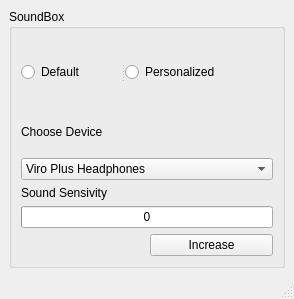
<?xml version="1.0" encoding="UTF-8"?>
<ui version="4.0">
 <class>MainWindow</class>
 <widget class="QMainWindow" name="MainWindow">
  <property name="geometry">
   <rect>
    <x>0</x>
    <y>0</y>
    <width>294</width>
    <height>299</height>
   </rect>
  </property>
  <property name="windowTitle">
   <string>MainWindow</string>
  </property>
  <widget class="QWidget" name="centralwidget">
   <layout class="QGridLayout" name="gridLayout_2">
    <item row="0" column="0">
     <widget class="QGroupBox" name="AudioSettings">
      <property name="title">
       <string>SoundBox</string>
      </property>
      <layout class="QGridLayout" name="gridLayout_3">
       <item row="0" column="0">
        <widget class="QSplitter" name="splitter">
         <property name="orientation">
          <enum>Qt::Horizontal</enum>
         </property>
         <widget class="QRadioButton" name="Default">
          <property name="text">
           <string>Default</string>
          </property>
         </widget>
         <widget class="QRadioButton" name="Personalized">
          <property name="text">
           <string>Personalized</string>
          </property>
         </widget>
        </widget>
       </item>
       <item row="1" column="0">
        <layout class="QVBoxLayout" name="verticalLayout">
         <item>
          <widget class="QLabel" name="device">
           <property name="text">
            <string>Choose Device</string>
           </property>
          </widget>
         </item>
         <item>
          <widget class="QComboBox" name="comboBox">
           <item>
            <property name="text">
             <string>Viro Plus Headphones</string>
            </property>
           </item>
           <item>
            <property name="text">
             <string>Mad Dog speakers</string>
            </property>
           </item>
           <item>
            <property name="text">
             <string>Usb Webcam</string>
            </property>
           </item>
          </widget>
         </item>
        </layout>
       </item>
       <item row="2" column="0">
        <layout class="QGridLayout" name="gridLayout">
         <item row="2" column="0" colspan="2">
          <widget class="QProgressBar" name="SoundSensitivityBar">
           <property name="maximum">
            <number>10</number>
           </property>
           <property name="value">
            <number>0</number>
           </property>
           <property name="format">
            <string>%v</string>
           </property>
          </widget>
         </item>
         <item row="3" column="1">
          <widget class="QPushButton" name="Increase">
           <property name="text">
            <string>Increase</string>
           </property>
           <property name="checkable">
            <bool>true</bool>
           </property>
          </widget>
         </item>
         <item row="1" column="0" colspan="2">
          <widget class="QLabel" name="SoundSensivity">
           <property name="text">
            <string>Sound Sensivity</string>
           </property>
          </widget>
         </item>
        </layout>
       </item>
      </layout>
     </widget>
    </item>
   </layout>
  </widget>
  <widget class="QMenuBar" name="menubar">
   <property name="geometry">
    <rect>
     <x>0</x>
     <y>0</y>
     <width>294</width>
     <height>22</height>
    </rect>
   </property>
  </widget>
  <widget class="QStatusBar" name="statusbar"/>
 </widget>
 <resources/>
 <connections/>
</ui>
